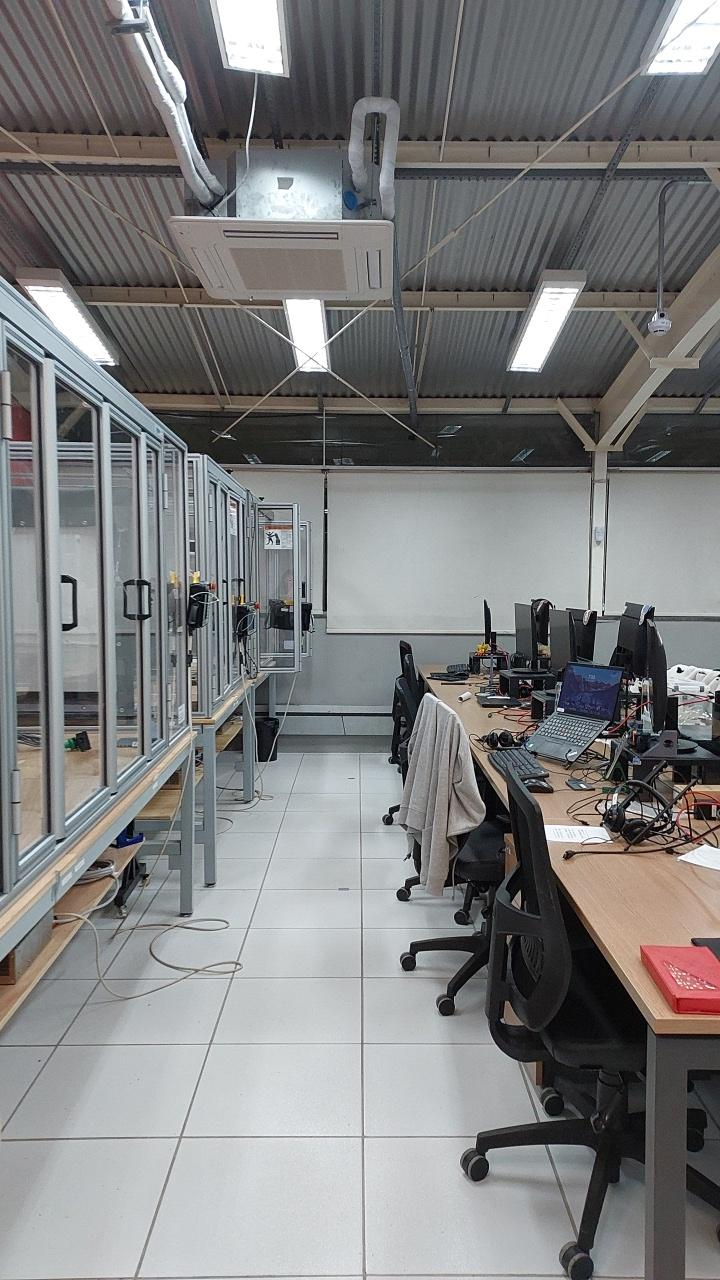
#> input picture data/uploads/testes_lab_orin_16_04_2026/batch_20260416_200002_74ee64/frame_00.jpg, 720 x 1280 px
$ python generate_ycbcr_visualization.py
#> lines starting #> are read from the running program, lines starting #| are printed output that depends on the picture
#!/usr/bin/env python3
"""
YCbCr Decomposition Visualization

Generates a figure showing the original RGB image and its luminance/chrominance
components. Saves both a combined figure and individual component images to
benchmarks/plots_output/.

Note:
    Conceptually, the figure illustrates the YCbCr color space. OpenCV names
    the conversion as YCrCb and returns channels in the order Y, Cr, Cb.

Usage:
    From benchmarks/plots_scripts/:
        poetry run python generate_ycbcr_visualization.py

    From project root:
        poetry run python benchmarks/plots_scripts/generate_ycbcr_visualization.py
"""

import sys
from pathlib import Path

import cv2
import matplotlib.pyplot as plt


# Resolve paths relative to the project root.
PROJECT_ROOT = Path(__file__).parent.parent.parent
DATA_DIR = PROJECT_ROOT / "data"
PLOTS_OUTPUT = PROJECT_ROOT / "benchmarks" / "plots_output"

# Image used for the decomposition example.
IMG_PATH = (
    DATA_DIR
    / "uploads"
    / "testes_lab_orin_16_04_2026"
    / "batch_20260416_200002_74ee64"
    / "frame_00.jpg"
)


def save_image_panel(output_path: Path, image, cmap=None) -> None:
    """Save a single image panel without axes or margins."""
    fig, ax = plt.subplots(figsize=(3, 4), dpi=150)

    ax.imshow(
        image,
        cmap=cmap,
        vmin=None if cmap is None else 0,
        vmax=None if cmap is None else 255,
    )

    ax.axis("off")
    plt.subplots_adjust(left=0, right=1, top=1, bottom=0)
    plt.savefig(output_path, dpi=150, bbox_inches="tight", pad_inches=0)
    plt.close(fig)


def main() -> None:
    """Generate combined and individual YCbCr/YCrCb visualization panels."""
    PLOTS_OUTPUT.mkdir(parents=True, exist_ok=True)

    if not IMG_PATH.exists():
        print(f"Image not found: {IMG_PATH}")
        sys.exit(1)

    print(f"Reading image: {IMG_PATH}")

    # Load image using OpenCV's default BGR format.
    img_bgr = cv2.imread(str(IMG_PATH))
#> img_bgr is the input picture: shape (1280, 720, 3); mean B, G, R 127.2, 126.8, 126.6

    if img_bgr is None:
        print(f"Image could not be loaded: {IMG_PATH}")
        sys.exit(1)

    # Convert BGR to RGB for visualization.
    img_rgb = cv2.cvtColor(img_bgr, cv2.COLOR_BGR2RGB)

    # OpenCV uses YCrCb order: Y, Cr, Cb.
    img_ycrcb = cv2.cvtColor(img_bgr, cv2.COLOR_BGR2YCrCb)
#> img_ycrcb: shape (1280, 720, 3); mean of channels 0, 1, 2 126.8, 127.9, 128.2
    y_channel = img_ycrcb[:, :, 0]
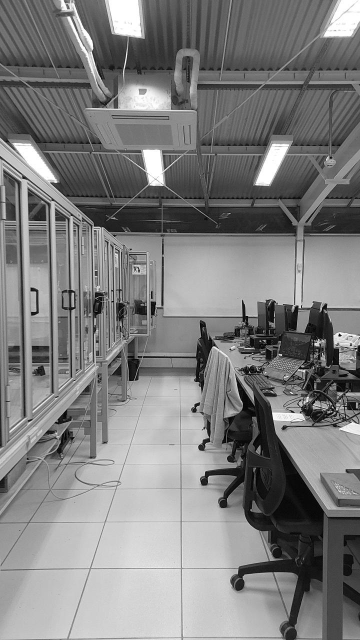
#> y_channel: shape (1280, 720) (shown at 1/2 size); min 0, max 255, mean 126.8
    cr_channel = img_ycrcb[:, :, 1]
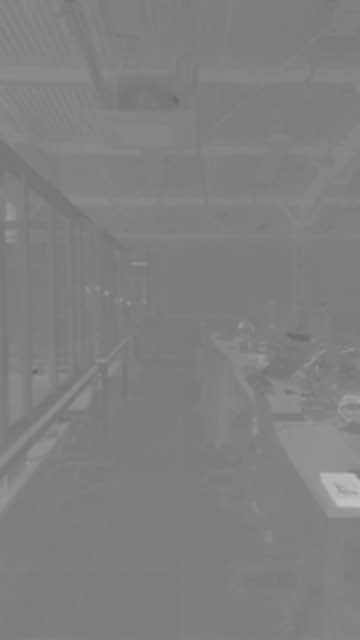
#> cr_channel: shape (1280, 720) (shown at 1/2 size); min 100, max 195, mean 127.9
    cb_channel = img_ycrcb[:, :, 2]
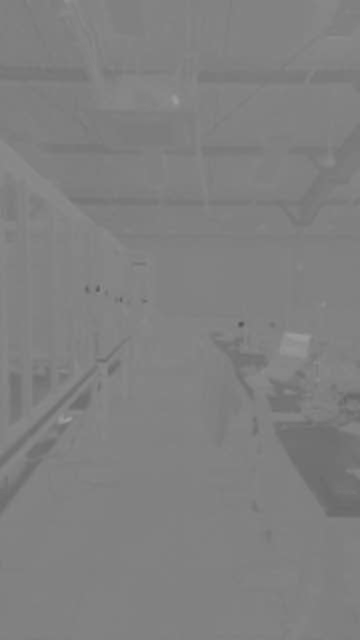
#> cb_channel: shape (1280, 720) (shown at 1/2 size); min 80, max 160, mean 128.2

    # ================================================================
    # 1. Generate combined figure
    # ================================================================
    print("\nGenerating combined YCbCr decomposition figure...")

    fig, axes = plt.subplots(1, 4, figsize=(13, 3.2), dpi=150)

    titles = [
        "(a) Original (RGB)",
        "(b) Y (Luminance)",
        "(c) Cr (Red-diff)",
        "(d) Cb (Blue-diff)",
    ]

    images = [img_rgb, y_channel, cr_channel, cb_channel]
    cmaps = [None, "gray", "gray", "gray"]

    for ax, title, image, cmap in zip(axes, titles, images, cmaps):
        ax.imshow(
            image,
            cmap=cmap,
            vmin=None if cmap is None else 0,
            vmax=None if cmap is None else 255,
        )
        ax.set_title(title, fontsize=10, fontweight="bold", pad=4)
        ax.axis("off")
#> this loop made 4 passes
#> (title, cmap) on passes 1 to 4: ('(a) Original (RGB)', None), ('(b) Y (Luminance)', 'gray'), ('(c) Cr (Red-diff)', 'gray'), ('(d) Cb (Blue-diff)', 'gray')

    plt.subplots_adjust(wspace=0.01, left=0.02, right=0.98, top=0.92, bottom=0.02)

    combined_path = PLOTS_OUTPUT / "ycbcr_decomposition_example.png"
    plt.savefig(combined_path, dpi=150, bbox_inches="tight")
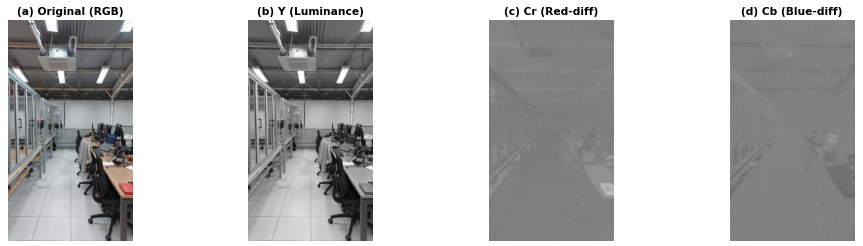
#> figure drawn by matplotlib, 4 panels
    plt.close(fig)

    print(f"Combined figure saved to: {combined_path}")

    # ================================================================
    # 2. Generate individual component images
    # ================================================================
    print("\nGenerating individual component images...")

    components = {
        "ycbcr_a_rgb.png": (img_rgb, None),
        "ycbcr_b_Y.png": (y_channel, "gray"),
        "ycbcr_c_Cr.png": (cr_channel, "gray"),
        "ycbcr_d_Cb.png": (cb_channel, "gray"),
    }

    for filename, (image, cmap) in components.items():
        output_path = PLOTS_OUTPUT / filename
        save_image_panel(output_path, image, cmap)
        print(f"  Saved {filename}")
#> this loop made 4 passes
#> (printed output is left out)

    print(f"\nAll visualizations saved to: {PLOTS_OUTPUT}")


if __name__ == "__main__":
    main()

$ run again, with data/uploads/20260315_143220/frame_01.jpg copied over data/uploads/testes_lab_orin_16_04_2026/batch_20260416_200002_74ee64/frame_00.jpg
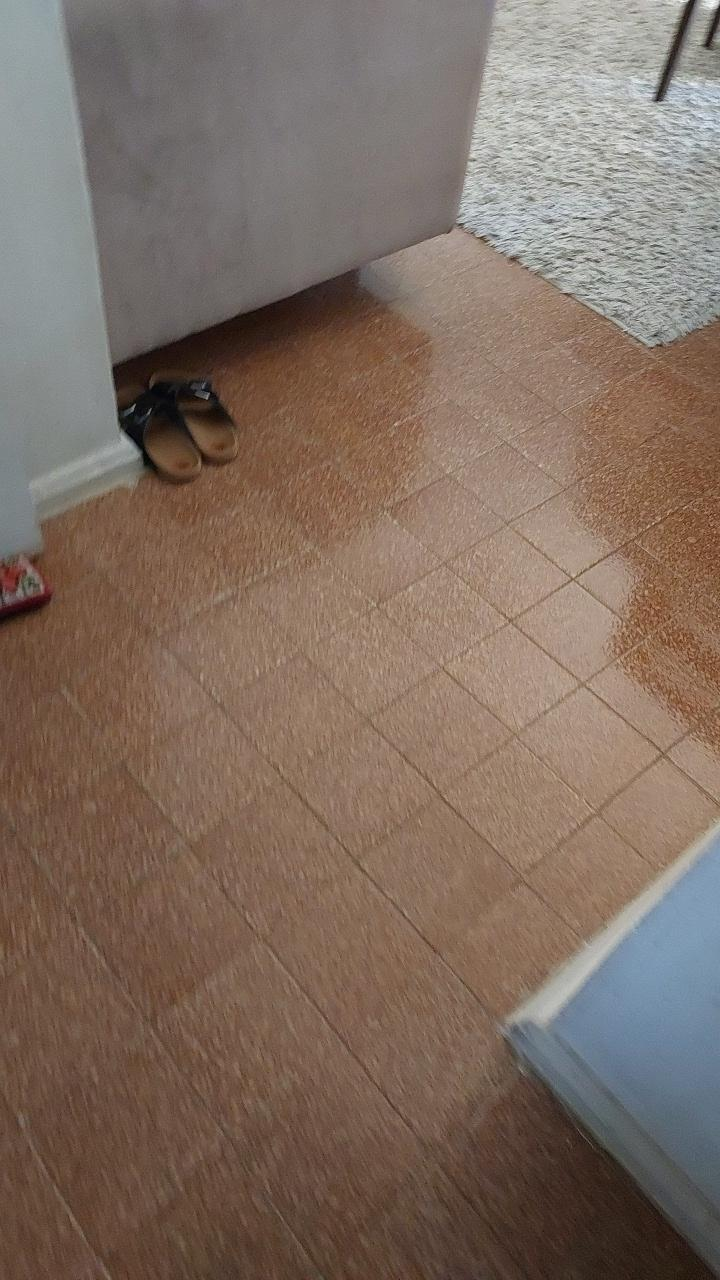
#> input picture data/uploads/20260315_143220/frame_01.jpg, 720 x 1280 px
#> in main, img_bgr is the input picture: shape (1280, 720, 3); mean B, G, R 97.8, 109.6, 127.6
#> img_ycrcb: shape (1280, 720, 3); mean of channels 0, 1, 2 113.6, 138, 119.1
#> in main, `cb_channel = img_ycrcb[:, :, 2]`:
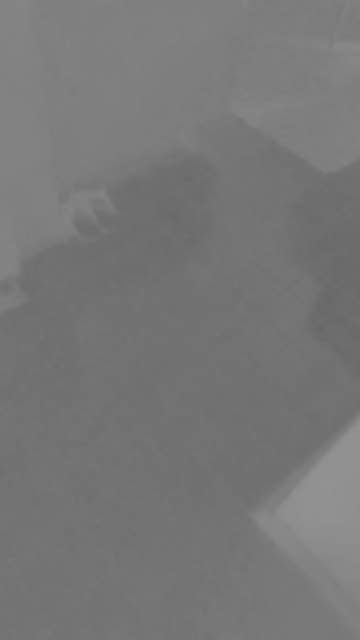
#> cb_channel: shape (1280, 720) (shown at 1/2 size); min 101, max 147, mean 119.1
#> the loop in main, `for ax, title, image, cmap in zip(axes, titles, images, cmaps):` made 4 passes
#> (title, cmap) on passes 1 to 4: ('(a) Original (RGB)', None), ('(b) Y (Luminance)', 'gray'), ('(c) Cr (Red-diff)', 'gray'), ('(d) Cb (Blue-diff)', 'gray')
#> in main, `plt.savefig(combined_path, dpi=150, bbox_inches="tight")`:
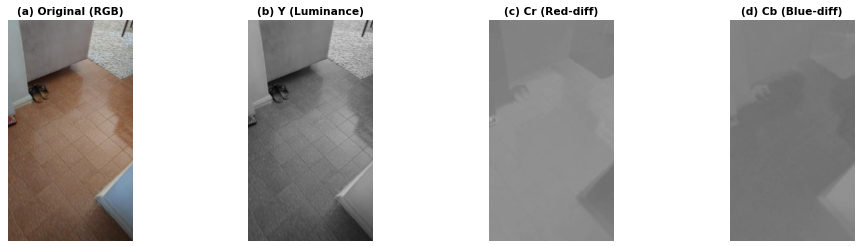
#> figure drawn by matplotlib, 4 panels
#> the loop in main, `for filename, (image, cmap) in components.items():` made 4 passes
#> (printed output is left out)

$ run again, with data/uploads/20260315_143220/frame_02.jpg copied over data/uploads/testes_lab_orin_16_04_2026/batch_20260416_200002_74ee64/frame_00.jpg
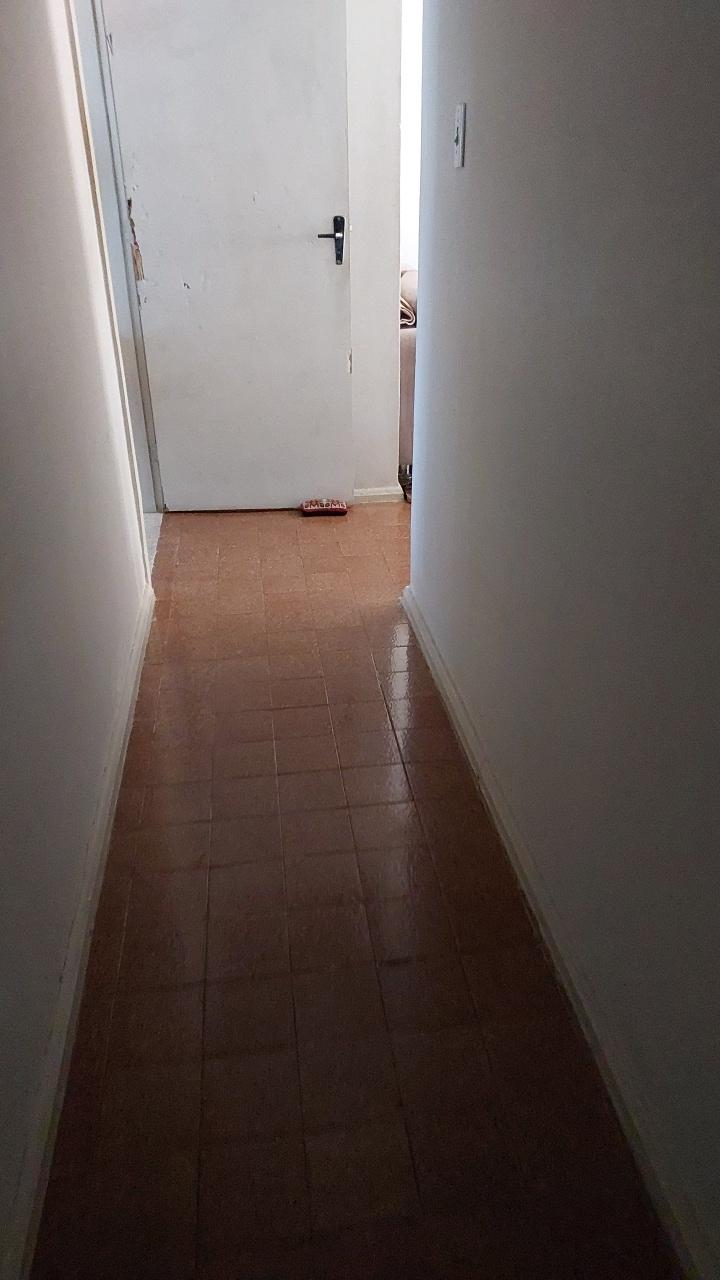
#> input picture data/uploads/20260315_143220/frame_02.jpg, 720 x 1280 px
#> in main, img_bgr is the input picture: shape (1280, 720, 3); mean B, G, R 88.3, 91.8, 102
#> img_ycrcb: shape (1280, 720, 3); mean of channels 0, 1, 2 94.5, 133.4, 124.5
#> in main, `cb_channel = img_ycrcb[:, :, 2]`:
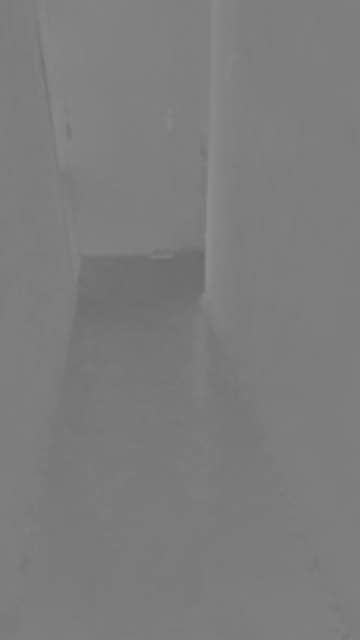
#> cb_channel: shape (1280, 720) (shown at 1/2 size); min 103, max 143, mean 124.5
#> the loop in main, `for ax, title, image, cmap in zip(axes, titles, images, cmaps):` made 4 passes
#> (title, cmap) on passes 1 to 4: ('(a) Original (RGB)', None), ('(b) Y (Luminance)', 'gray'), ('(c) Cr (Red-diff)', 'gray'), ('(d) Cb (Blue-diff)', 'gray')
#> in main, `plt.savefig(combined_path, dpi=150, bbox_inches="tight")`:
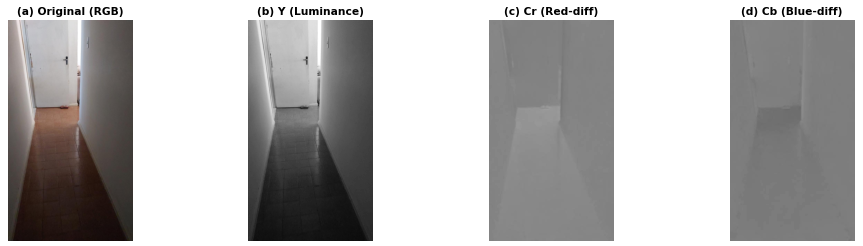
#> figure drawn by matplotlib, 4 panels
#> the loop in main, `for filename, (image, cmap) in components.items():` made 4 passes
#> (printed output is left out)
